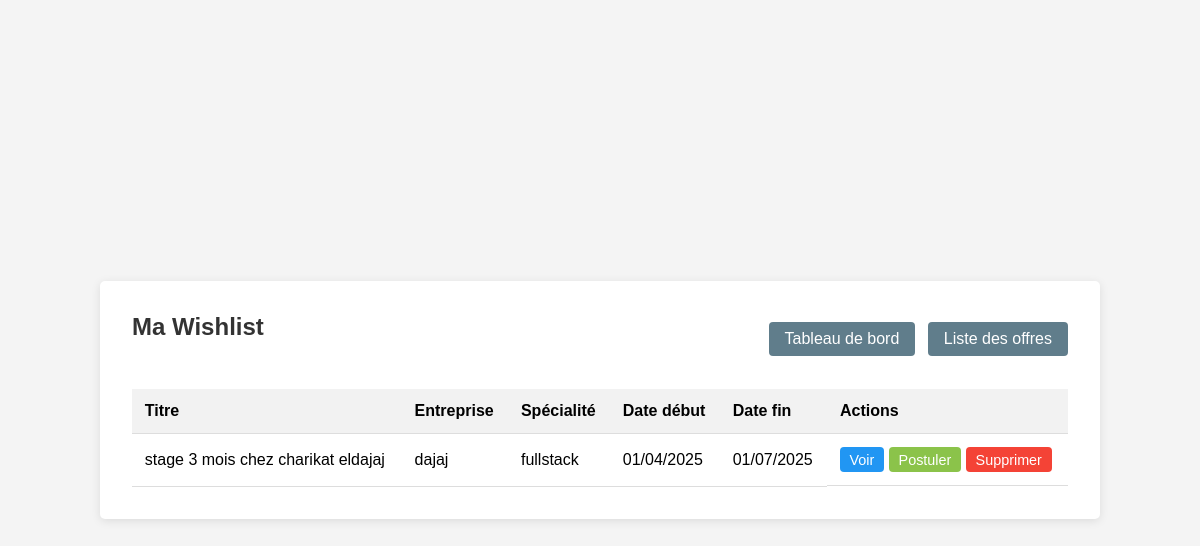
Page /index.php?page=wishlist (signed in) on the committed database.
### tables this page shows
CREATE TABLE `wish_list` (
  `id` int(11) NOT NULL,
  `utilisateur_id` int(11) DEFAULT NULL,
  `offre_stage_id` int(11) DEFAULT NULL,
  `date_ajout` date DEFAULT NULL
);

CREATE TABLE `offres_stage` (
  `id` int(11) NOT NULL,
  `titre` varchar(255) NOT NULL,
  `description` text,
  `date_debut` date DEFAULT NULL,
  `date_fin` date DEFAULT NULL,
  `entreprise_id` int(11) DEFAULT NULL,
  `specialite` varchar(255) DEFAULT NULL,
  `date_creation` datetime NOT NULL
);

CREATE TABLE `entreprises` (
  `id` int(11) NOT NULL,
  `nom` varchar(255) NOT NULL,
  `adresse` varchar(255) DEFAULT NULL,
  `email` varchar(255) DEFAULT NULL
);

### controllers/OffreController.php (called while the page is built, shortened)
<?php
require_once 'models/OffreModel.php';
class OffreController {
    private $offreModel;
    public function __construct() {
        $this->offreModel = new OffreModel();
    }
    public function showWishlist() {
        $wishlist = $this->offreModel->getWishlistByUserId($_SESSION['user_id']);
        include 'views/offre/wishlist.php';
    }
}

### models/Database.php (called while the page is built)
<?php
class Database {
    private static $instance = null;
    private $conn;
    private function __construct() {
        $host = 'localhost';
        $db   = 'kéké';
        $user = 'root';
        $pass = '';
        $charset = 'utf8';
        $dsn = "mysql:host=$host;dbname=$db;charset=$charset";
        $options = [
            PDO::ATTR_ERRMODE            => PDO::ERRMODE_EXCEPTION,
            PDO::ATTR_DEFAULT_FETCH_MODE => PDO::FETCH_ASSOC,
            PDO::ATTR_EMULATE_PREPARES   => false,
        ];
        try {
            $this->conn = new PDO($dsn, $user, $pass, $options);
        } catch (PDOException $e) {
            throw new PDOException($e->getMessage(), (int)$e->getCode());
        }
    }
    public static function getInstance() {
        if (self::$instance == null) {
            self::$instance = new Database();
        }
        return self::$instance;
    }
    public function getConnection() {
        return $this->conn;
    }
}
?>

### models/OffreModel.php (called while the page is built, shortened)
<?php
require_once 'models/Database.php';
class OffreModel {
    private $db;
    public function __construct() {
        $this->db = Database::getInstance()->getConnection();
    }
    public function getWishlistByUserId($utilisateurId) {
        try {
            $stmt = $this->db->prepare("
                SELECT w.*, o.titre, o.specialite, o.date_debut, o.date_fin, w.offre_stage_id as offre_id,
                       e.nom as entreprise_nom, w.date_ajout
                FROM wish_list w
                JOIN offres_stage o ON w.offre_stage_id = o.id
                JOIN entreprises e ON o.entreprise_id = e.id
                WHERE w.utilisateur_id = :utilisateur_id
                ORDER BY w.date_ajout DESC
            ");
            $stmt->bindParam(':utilisateur_id', $utilisateurId);
            $stmt->execute();
            return $stmt->fetchAll(PDO::FETCH_ASSOC);
        } catch (Exception $e) {
            return [];
        }
    }
}
?>

### views/offre/wishlist.php (the view, shortened to what this page needs)
<!DOCTYPE html>
<html lang="fr">
<head>
    <link rel="stylesheet" href="../../public/css/style.css">
</head>
<body>
    <div class="container">
        <div class="header">
            <h2>Ma Wishlist</h2>
            <div>
                <a href="index.php?page=dashboard" class="btn">Tableau de bord</a>
                <a href="index.php?page=liste_offre" class="btn">Liste des offres</a>
            </div>
        </div>
        <?php if (empty($wishlist)): ?>
            <div class="empty-wishlist">
                <p>Votre wishlist est vide.</p>
                <a href="index.php?page=liste_offre" class="btn btn-info">Parcourir les offres</a>
            </div>
        <?php else: ?>
            <table>
                <thead>
                    <tr>
                        <th>Titre</th>
                        <th>Entreprise</th>
                        <th>Spécialité</th>
                        <th>Date début</th>
                        <th>Date fin</th>
                        <th>Actions</th>
                    </tr>
                </thead>
                <tbody>
                    <?php foreach ($wishlist as $offre): ?>
                        <tr>
                            <td><?php echo htmlspecialchars($offre['titre']); ?></td>
                            <td><?php echo htmlspecialchars($offre['entreprise_nom']); ?></td>
                            <td><?php echo htmlspecialchars(isset($offre['specialite']) && $offre['specialite'] ? $offre['specialite'] : 'Non précisé'); ?></td>
                            <td><?php echo isset($offre['date_debut']) && $offre['date_debut'] ? date('d/m/Y', strtotime($offre['date_debut'])) : 'Non précisé'; ?></td>
                            <td><?php echo isset($offre['date_fin']) && $offre['date_fin'] ? date('d/m/Y', strtotime($offre['date_fin'])) : 'Non précisé'; ?></td>
                            <td class="action-buttons">
                                <a href="index.php?page=voir_offre&id=<?php echo $offre['offre_id']; ?>" class="btn btn-info">Voir</a>
                                <a href="index.php?page=postuler_offre&id=<?php echo $offre['offre_id']; ?>" class="btn btn-apply">Postuler</a>
                                <a href="index.php?page=supprimer_wishlist&id=<?php echo $offre['offre_id']; ?>" class="btn btn-delete" onclick="return confirm('Êtes-vous sûr de vouloir retirer cette offre de votre wishlist ?')">Supprimer</a>
                            </td>
                        </tr>
                    <?php endforeach; ?>
                </tbody>
            </table>
        <?php endif; ?>
    </div>
</body>
</html>

### public/css/style.css (style rules this page uses)
* { box-sizing: border-box; margin: 0; padding: 0; }
body { font-family: Arial, sans-serif; background-color: #f4f4f4; display: flex; justify-content: center; align-items: center; height: 100vh; }
h2 { color: #333; margin-bottom: 1.5rem; text-align: center; }

### views/offre/wishlist.php (style rules this page uses)
.container { background-color: white; border-radius: 5px; box-shadow: 0 2px 10px rgba(0, 0, 0, 0.1); padding: 2rem; width: 100%; max-width: 1000px; margin: 0 auto; }
.header { display: flex; justify-content: space-between; align-items: center; margin-bottom: 1.5rem; }
.btn { background-color: #607D8B; padding: 0.5rem 1rem; color: white; text-decoration: none; border-radius: 4px; display: inline-block; margin-left: 0.5rem; }
table { width: 100%; border-collapse: collapse; margin-top: 1rem; }
th, td { padding: 0.8rem; text-align: left; border-bottom: 1px solid #ddd; }
th { background-color: #f2f2f2; font-weight: bold; }
.action-buttons { display: flex; gap: 5px; }
.action-buttons .btn { margin: 0; padding: 0.3rem 0.6rem; font-size: 0.9rem; }
.btn-info { background-color: #2196F3; }
.btn-apply { background-color: #8BC34A; }
.btn-delete { background-color: #F44336; }

### rows in the picture
wish_list: offres_stage.titre "stage 3 mois chez charikat eldajaj", entreprises.nom "dajaj", offres_stage.specialite "fullstack", offres_stage.date_debut "01/04/2025", offres_stage.date_fin "01/07/2025"
